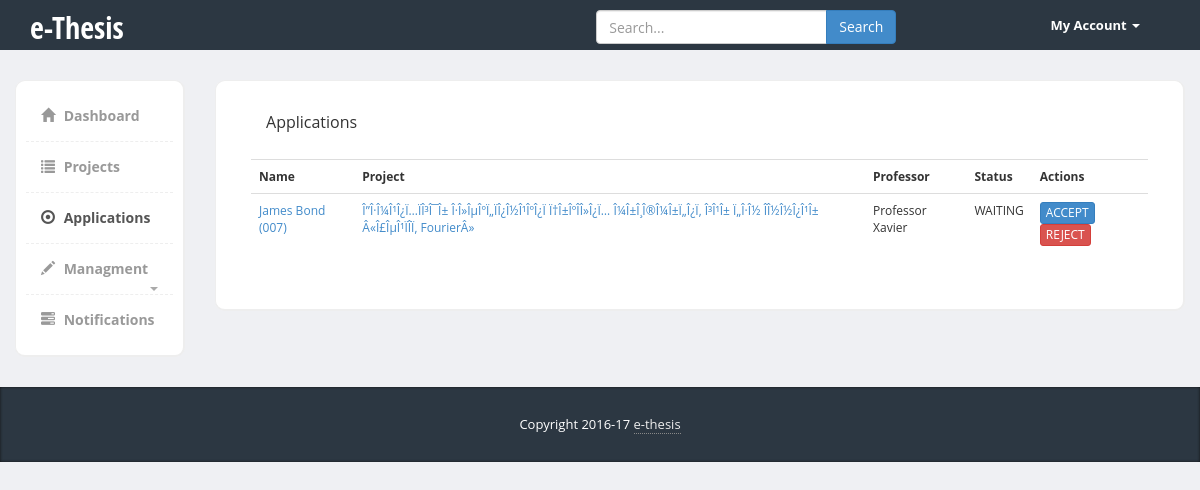
/applications.php (signed in), run on the app's committed database.
### tables this page shows
CREATE TABLE `user` (
  `id` int(11) NOT NULL,
  `username` varchar(45) NOT NULL,
  `password` varchar(255) NOT NULL,
  `firstname` varchar(45) DEFAULT NULL,
  `lastname` varchar(45) DEFAULT NULL,
  `aem` varchar(45) DEFAULT NULL,
  `email` varchar(255) NOT NULL,
  `role` int(11) NOT NULL
);

CREATE TABLE `project` (
  `id` int(11) NOT NULL,
  `title` varchar(255) NOT NULL,
  `description` text NOT NULL,
  `prof_id` int(11) NOT NULL,
  `status` int(11) NOT NULL DEFAULT '0',
  `created_date` timestamp NOT NULL DEFAULT CURRENT_TIMESTAMP,
  `modified_date` timestamp
);

### classes/Application.class.php (called while the page is built, shortened)
<?php
class Application {
	protected $student;
	protected $project;
	protected $status;
	protected function __construct($student_id, $project_id, $status) {
		$this->student = User::getUser($student_id);
		$this->project = Project::getProject($project_id);
		$this->status = $status;
	}
	public function getStudent() {
		return $this->student;
	}
	public function getProject() {
		return $this->project;
	}
	public function getStatus() {
		return $this->status;
	}
	public function getHumanReadableStatus() {
		switch($this->status) {
			case Application::STATUS_WAITING:
				return 'WAITING';
		}
	}
	public static function getApplicationsByProfessor($prof_id) {
		$query = 'SELECT `student_id`,`project_id`, `application`.`status` FROM `application` INNER JOIN `project` ON application.project_id = project.id WHERE `prof_id` = ?';
		return self::getApplications($query, $prof_id);
	}
	protected static function getApplications($query, $param) {
		$conn = DBHelper::getDBO();
		$stmt = $conn->prepare($query);
		$stmt->bind_param('i', $param);
		$stmt->execute();
		$stmt->bind_result($student_id, $project_id, $status);
		$stmt->store_result();
		$applications = array();
		while($stmt->fetch()) {
			$applications[] = new Application($student_id, $project_id, $status);
		}
		return $applications;
	}
}

### classes/User.class.php (called while the page is built, shortened)
<?php
class User {
	protected $id;
	protected $aem;
	protected $firstname;
	protected $lastname;
	public function __construct($id, $aem, $username, $email, $firstname, $lastname, $role) {
		$this->id = $id;
		$this->aem = $aem;
		$this->firstname = $firstname;
		$this->lastname = $lastname;
	}
	public static function getUser($id) {
		$conn = DBHelper::getDBO();
		$query = 'SELECT `aem`, `username`, `firstname`, `lastname`, `email`, `role` FROM `user` WHERE `id` = ?';
		$stmt = $conn->prepare($query);
		$stmt->bind_param('i', $id);
		$stmt->execute();
		$stmt->bind_result($aem, $username, $firstname, $lastname, $email, $role);
		$user = new User($id, $aem, $username, $email, $firstname, $lastname, $role);
		return $user;
	}
	public function getId() {
		return $this->id;
	}
	public function getAem() {
		return $this->aem;
	}
	public function getFullName() {
		return $this->firstname . ' ' . $this->lastname;
	}
}

### classes/DBHelper.class.php (called while the page is built, shortened)
<?php
class DBHelper {
	protected static $db = null;
	public static function getDBO() {
		$db = new mysqli(ETH_CONF_DB_HOST, ETH_CONF_DB_USERNAME,
				ETH_CONF_DB_PASSWORD, ETH_CONF_DB_DBNAME);
		self::$db = $db;
		return self::$db;
	}
	public static function close(){
		if(self::$db == null){
			return true;
		}
		$result = self::$db->close();
		self::$db = null;
		return $result;
	}
}

### classes/Project.class.php (called while the page is built, shortened)
<?php
class Project {
	protected $id;
	protected $title;
	protected $prof;
	public function __construct($id, $title, $description, $status, $prof, $created_date = null, $modified_date = null) {
		$this->id = $id;
		$this->title = $title;
		$this->prof = $prof;
	}
	public static function getProject($id) {
		$conn = DBHelper::getDBO();
		$query = 'SELECT `id`,`title`,`description`,`prof_id`,`status`,`created_date`,`modified_date` FROM `project` WHERE `id` = ?';
		$stmt = $conn->prepare($query);
		$stmt->bind_param('i', $id);
		$stmt->execute();
		$stmt->bind_result($id, $title, $description, $prof_id, $status, $created_date, $modified_date);
		$prof = User::getUser($prof_id);
		$project = new Project($id, $title, $description, $status, $prof, $created_date, $modified_date);
		return $project;
	}
	public function getId() {
		return $this->id;
	}
	public function getTitle() {
		return $this->title;
	}
	public function getProfName() {
		return $this->prof->getFullName();
	}
}

### views/applications_professor.php (the view)
<table class="table">
	<tr>
		<th>Name</th>
		<th>Project</th>
		<th>Professor</th>
		<th>Status</th>
		<th>Actions</th>
	</tr>
	<?php
	$applications = Application::getApplicationsByProfessor($user['id']);
	foreach($applications as $application) {
		$sid = $application->getStudent()->getId();
		$sname = $application->getStudent()->getFullName();
		$saem = $application->getStudent()->getAem(); ?>
		<tr>
			<td><?php echo '<a href="profile.php?uid='.$sid.'">'.$sname.' ('.$saem.')</a>'; ?></td>
			<td><?php echo '<a href="project.php?id='.$application->getProject()->getId().'">'.$application->getProject()->getTitle().'</a>'; ?></td>
			<td><?php echo $application->getProject()->getProfName(); ?></td>
			<td><?php echo $application->getHumanReadableStatus(); ?></td>
			<td>
				<?php if($application->getStatus() == Application::STATUS_WAITING) { ?>
					<a href="manage_application.php?action=accept&sid=<?php echo $application->getStudent()->getId(); ?>&pid=<?php echo $application->getProject()->getId(); ?>" class="btn btn-primary btn-xs">ACCEPT</a>
					<a href="manage_application.php?action=reject&sid=<?php echo $application->getStudent()->getId(); ?>&pid=<?php echo $application->getProject()->getId(); ?>" class="btn btn-danger btn-xs">REJECT</a>
				<?php } else if($application->getStatus() == Application::STATUS_REJECTED) { ?>
					<a href="manage_application.php?action=accept&sid=<?php echo $application->getStudent()->getId(); ?>&pid=<?php echo $application->getProject()->getId(); ?>" class="btn btn-primary btn-xs">ACCEPT</a>
				<?php } else if($application->getStatus() == Application::STATUS_ACCEPTED) { ?>
					<a href="manage_application.php?action=reject&sid=<?php echo $application->getStudent()->getId(); ?>&pid=<?php echo $application->getProject()->getId(); ?>" class="btn btn-danger btn-xs">REJECT</a>
				<?php } ?>
			</td>
		</tr>
	<?php }	?>
</table>

### css/styles.css (style rules this page uses)
body { font-family: 'Open Sans', sans-serif; background-color: #f7f7f7; position: relative; margin: 0px; font-size: 12px; padding: 0px; }
body { background-color: #eff0f3; }

### data on the page
user: sname "James Bond", aem "007"
project: title "Î”Î·Î¼Î¹Î¿Ï…ÏÎ³Î¯Î± Î·Î»ÎµÎºÏ„ÏÎ¿Î½Î¹ÎºÎ¿Ï Ï†Î±ÎºÎ­Î»Î¿Ï… Î¼Î±Î¸Î®Î¼Î±Ï„Î¿Ï‚ Î³Î¹Î± Ï„Î·Î½ Î­Î½Î½Î¿Î¹Î± Â«Î£ÎµÎ¹ÏÎ­Ï‚ FourierÂ»"
user: $application->getProject()->getProfName() "Professor Xavier"

### other printed values
$this->text "Dashboard"
$this->text "Projects"
$this->text "Applications"
$this->text "Managment"
$this->text "Notifications"
$application->getHumanReadableStatus() "WAITING"
